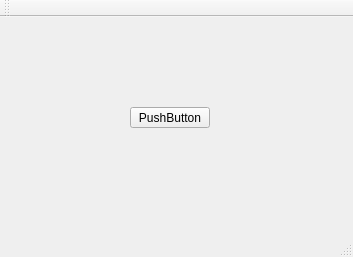
<?xml version="1.0" encoding="UTF-8"?>
<ui version="4.0">
 <class>MainWindow</class>
 <widget class="QMainWindow" name="MainWindow">
  <property name="geometry">
   <rect>
    <x>0</x>
    <y>0</y>
    <width>353</width>
    <height>257</height>
   </rect>
  </property>
  <property name="windowTitle">
   <string>MainWindow</string>
  </property>
  <widget class="QWidget" name="centralWidget">
   <widget class="QPushButton" name="Button">
    <property name="geometry">
     <rect>
      <x>130</x>
      <y>90</y>
      <width>80</width>
      <height>21</height>
     </rect>
    </property>
    <property name="text">
     <string>PushButton</string>
    </property>
   </widget>
  </widget>
  <widget class="QMenuBar" name="menuBar">
   <property name="geometry">
    <rect>
     <x>0</x>
     <y>0</y>
     <width>353</width>
     <height>20</height>
    </rect>
   </property>
  </widget>
  <widget class="QToolBar" name="mainToolBar">
   <attribute name="toolBarArea">
    <enum>TopToolBarArea</enum>
   </attribute>
   <attribute name="toolBarBreak">
    <bool>false</bool>
   </attribute>
  </widget>
  <widget class="QStatusBar" name="statusBar"/>
 </widget>
 <layoutdefault spacing="6" margin="11"/>
 <resources/>
 <connections/>
</ui>
